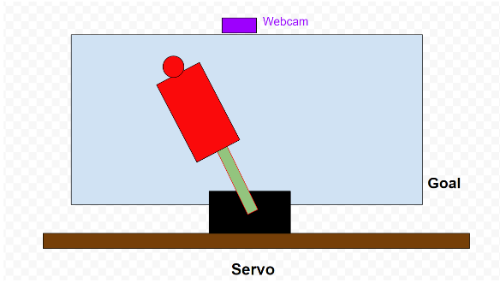
#> input picture images/Hardware_setup.png, 500 x 285 px, given in place of the camera
$ python coloradjust.py
#> lines starting #> are read from the running program, lines starting #| are printed output that depends on the picture; after the words box and inside, x2 and y2 are one past the last pixel; in counts of white or black regions, pixels touching at a corner belong together
import cv2
import numpy as np

#handle trackbar changes
def on_trackbar(val):
    pass

# Initialize video capture
cap = cv2.VideoCapture(0)

# Create a window
cv2.namedWindow("Color Filter")

# Define initial values for trackbars
initial_low = np.array([30, 65, 100], dtype=np.uint8)
initial_high = np.array([60, 255, 255], dtype=np.uint8)

# trackbars
cv2.createTrackbar("Low H", "Color Filter", initial_low[0], 179, on_trackbar)
cv2.createTrackbar("High H", "Color Filter", initial_high[0], 179, on_trackbar)
cv2.createTrackbar("Low S", "Color Filter", initial_low[1], 255, on_trackbar)
cv2.createTrackbar("High S", "Color Filter", initial_high[1], 255, on_trackbar)
cv2.createTrackbar("Low V", "Color Filter", initial_low[2], 255, on_trackbar)
cv2.createTrackbar("High V", "Color Filter", initial_high[2], 255, on_trackbar)

while True:
    # Read frame from camera
    ret, frame = cap.read()
#> frame is the input picture: shape (285, 500, 3); mean B, G, R 220.8, 216.1, 219.9
    if not ret:
        break

    # Convert frame to HSV color space
    hsv = cv2.cvtColor(frame, cv2.COLOR_BGR2HSV)
#> hsv: shape (285, 500, 3); mean H, S, V 42, 34.4, 233.6

    # Get current trackbar values
    low_h = cv2.getTrackbarPos("Low H", "Color Filter")
    high_h = cv2.getTrackbarPos("High H", "Color Filter")
    low_s = cv2.getTrackbarPos("Low S", "Color Filter")
    high_s = cv2.getTrackbarPos("High S", "Color Filter")
    low_v = cv2.getTrackbarPos("Low V", "Color Filter")
    high_v = cv2.getTrackbarPos("High V", "Color Filter")

    # Create lower and upper bounds for the color filter
    lower_bound = np.array([low_h, low_s, low_v])
    upper_bound = np.array([high_h, high_s, high_v])

    # Apply color filter
    mask = cv2.inRange(hsv, lower_bound, upper_bound)
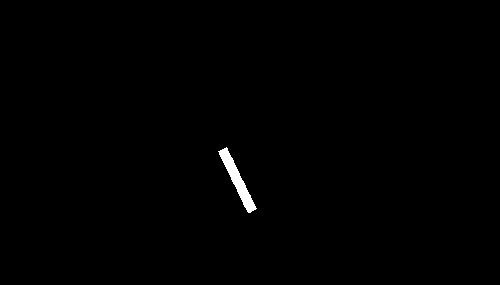
#> mask: shape (285, 500); 0.48% white; 1 white region, box (x1, y1, x2, y2) and area: (218, 147, 257, 213) 684
    mask = cv2.erode(mask, None, iterations=2)
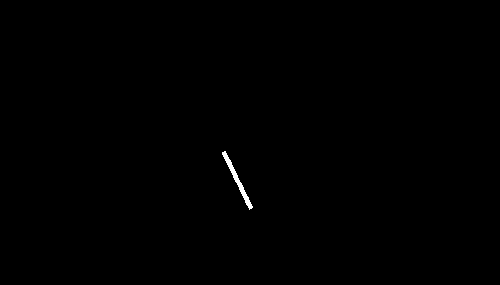
#> mask: shape (285, 500); 0.2% white; 1 white region, box (x1, y1, x2, y2) and area: (222, 151, 253, 210) 290
    mask = cv2.dilate(mask, None, iterations=2)
#> mask: shape (285, 500); 0.47% white; 1 white region, box (x1, y1, x2, y2) and area: (220, 149, 255, 212) 666
    result = cv2.bitwise_and(frame, frame, mask=mask)

    # Display the original frame and the result
    cv2.imshow("Original", frame)
    cv2.imshow("Color Filter Result", result)

    # Break the loop if 'q' is pressed
    if cv2.waitKey(1) & 0xFF == ord('q'):
#> (key q is pressed here)
        break

# Release resources
cap.release()
cv2.destroyAllWindows()
